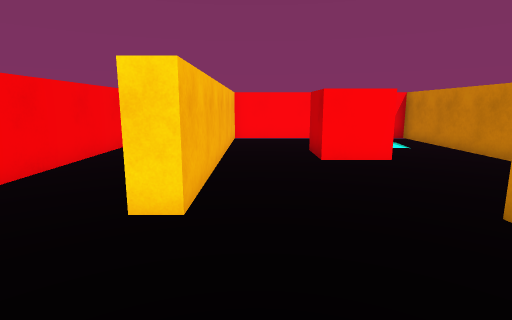
view 1 (above)

24 first-person views from a walk through a Unity game level. The camera is 1.5 m above the floor, tilts 10° down and sees 80° across. The floor is counted in squares, 1 m on a side. Each view is taken from the middle of a square. On the plan, view 1 faces up. The plan holds only what a view shows up to about 15 squares ahead; the rest is blank. The player character is not drawn.

view 2
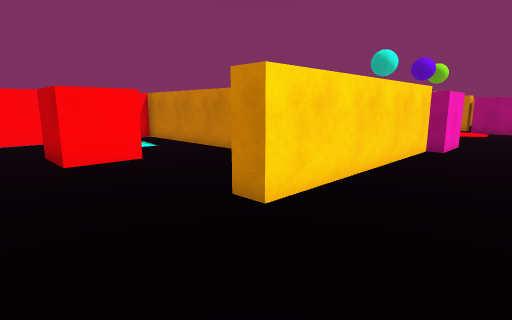

view 3
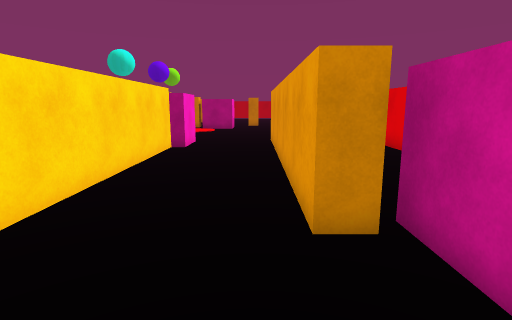

view 4
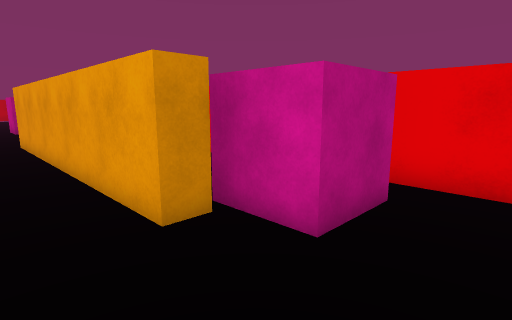

view 5
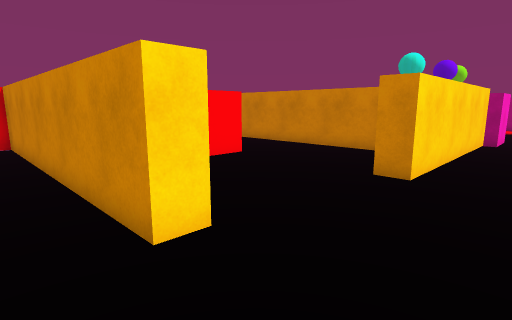

view 6
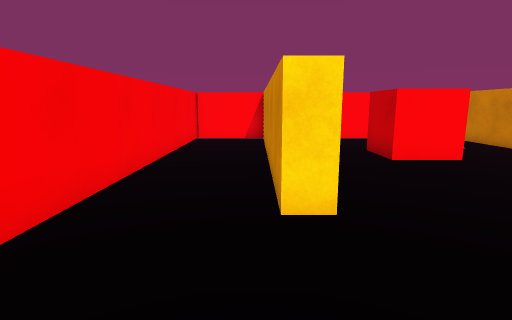

view 7
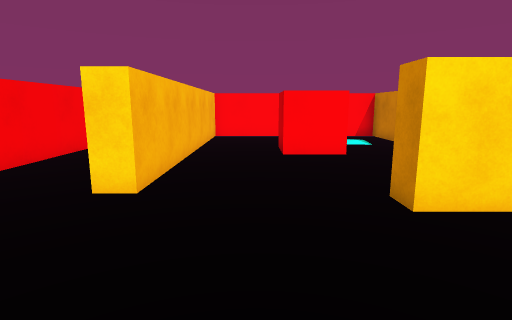

view 8
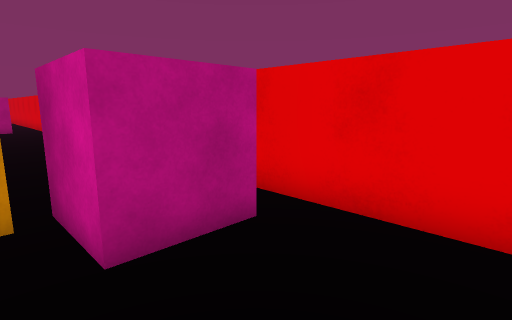

view 9
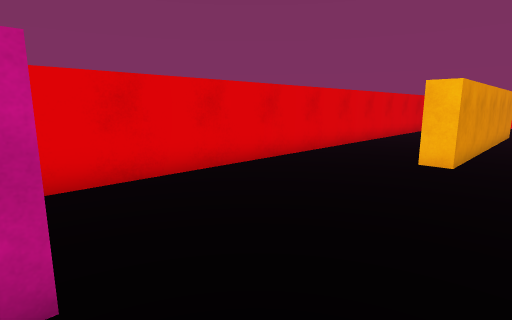

view 10
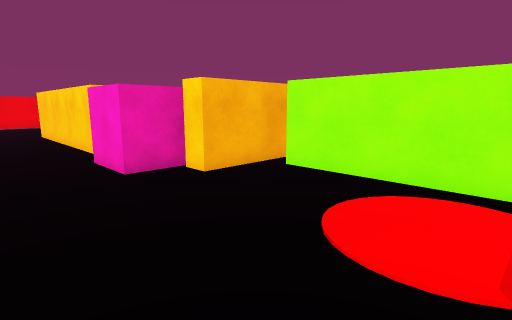

view 11
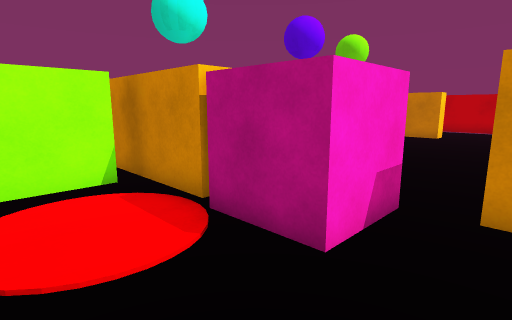

view 12
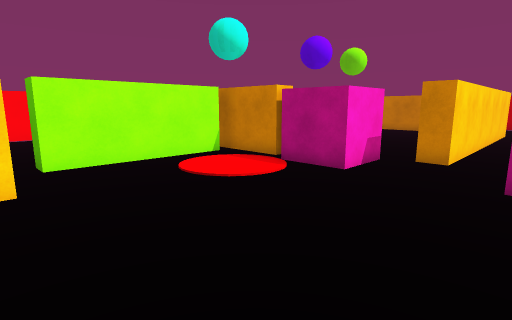

view 13
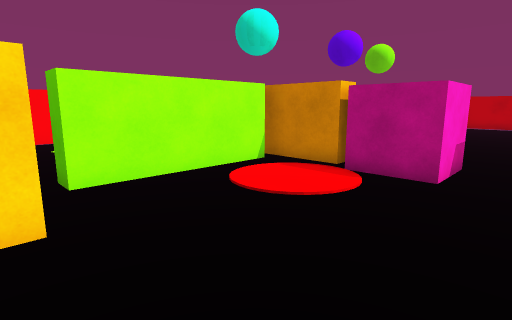

view 14
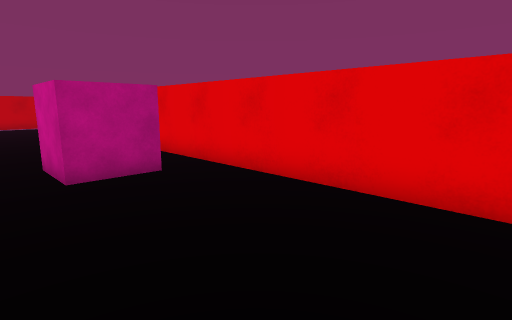

view 15
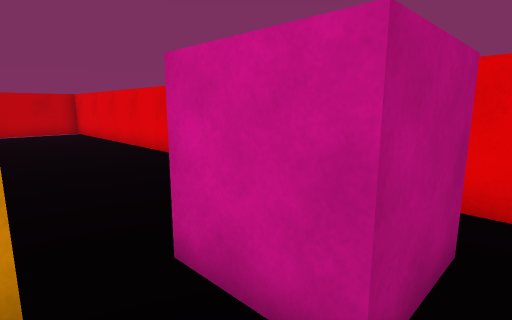

view 16
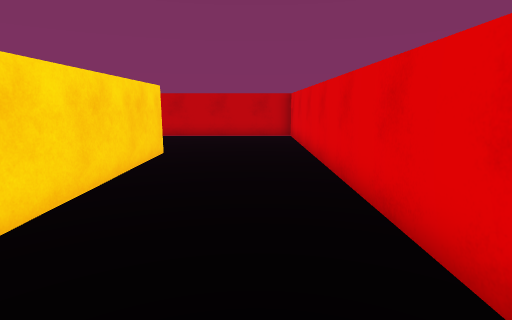

view 17
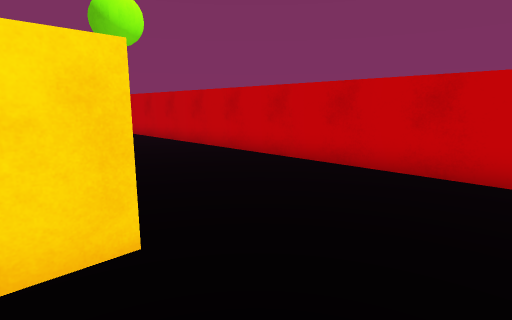

view 18
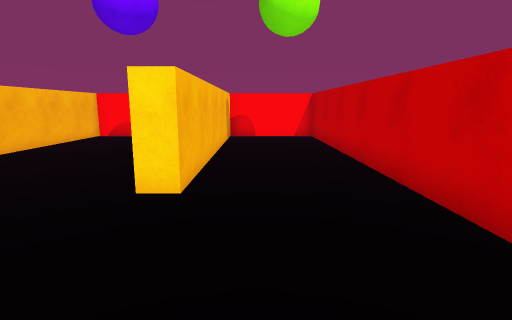

view 19
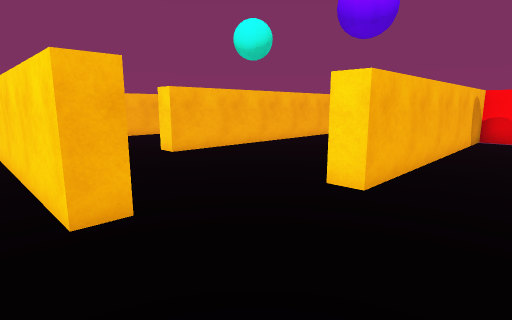

view 20
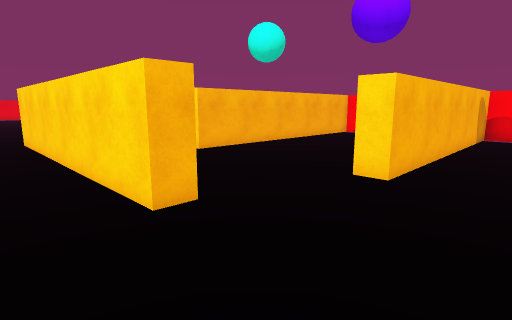

view 21
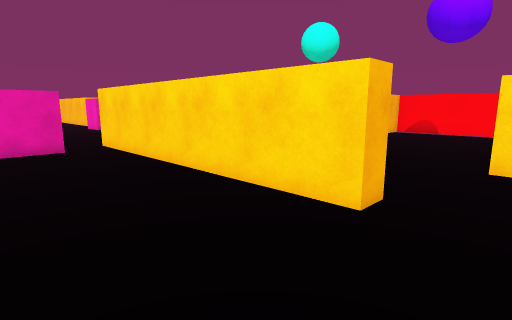

view 22
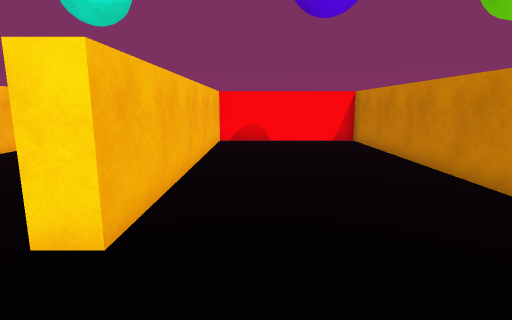

view 23
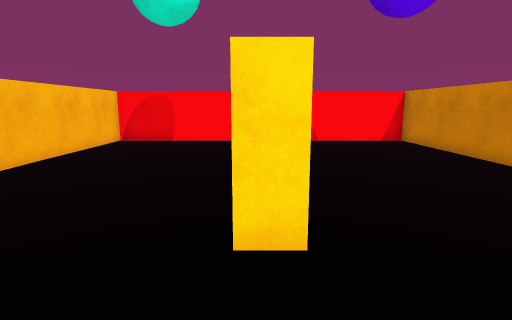

view 24
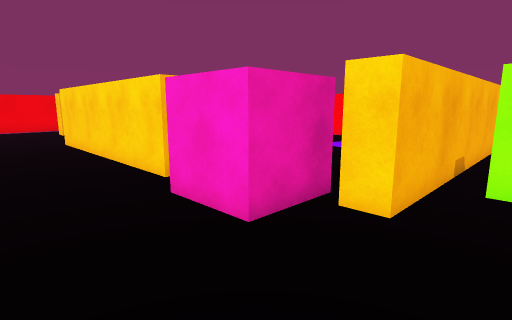

### Floor plan
Points are (right, up) in squares from view 1. A wall is a line through its corners. A room is listed if a view was taken in it or the views show most of it. See-through windows are left out.
Room 1 (views 1, 2, 3, 4, 5, 6, 7, 8, 9, 10, 11, 12, 13, 14, 15, 24)
walls: (10.5, 2.9) (3.2, 2.9) (3.2, 3.8); (6.6, 5.1) (6.6, 8.6); (3.2, -1.4) (3.2, -0.6) (13.1, -0.6) (13.1, -1.4); (5, -4.7) (23, -4.7); (1.8, -3.9) (1.8, -1.9) (3.9, -1.9); (13.2, 4.8) (13.2, 2.6) (11.2, 2.6); (3.9, 8.5) (1.8, 8.5); (14.6, 6) (14.6, 3.8) (13.8, 3.8); (-0.9, -4.7) (2.8, -4.7); (-0.9, 8.5) (-0.9, 3.8) (-1.7, 3.8) (-1.7, 13.6) (-4.6, 13.6); (20.6, 3.8) (20.6, 7.2); (20.1, 5.8) (15.3, 5.8); (20.6, -3.5) (20.6, -1.4) (22.6, -1.4); (22.3, -0.2) (22.3, 0.6); (22.6, 1.6) (20.6, 1.6) (20.6, 3.6); (-4.6, 14) (-4.6, 2.9)
ways out: gap at (20, 6)
Room 2 (views 16, 17, 18, 19, 20, 21, 22, 23)
walls: (32.2, 0.6) (32.2, -0.2) (22.3, -0.2); (21.4, 6) (21.4, 4.9); (22.6, -1.4) (22.6, -3.1); (24.8, -4.7) (37.7, -4.7) (37.7, 13.6) (33.8, 13.6) (33.8, 3.8) (33, 3.8) (33, 13.6) (27.5, 13.6) (27.5, 3.8) (26.8, 3.8); (26, 13.6) (21.4, 13.6) (21.4, 7.5)

Where each view was taken, in squares from view 1:
view 1: 0 up, 0 right, facing up
view 2: 0 up, 0 right, facing up-right
view 3: 0 up, 0 right, facing right
view 4: 1 up, 0 right, facing down-right
view 5: 1 up, 3 left, facing up-right
view 6: 0 up, 2 left, facing up
view 7: 1 down, 1 right, facing up
view 8: 1 down, 1 left, facing down-right
view 9: 1 up, 21 right, facing down-left
view 10: 0 up, 20 right, facing up-left
view 11: 0 up, 18 right, facing up-right
view 12: 2 down, 14 right, facing up-right
view 13: 0 up, 14 right, facing up-right
view 14: 0 up, 14 right, facing down-right
view 15: 0 up, 20 right, facing down-right
view 16: 3 down, 23 right, facing right
view 17: 3 down, 31 right, facing up-right
view 18: 1 down, 35 right, facing up
view 19: 1 down, 36 right, facing up-left
view 20: 2 down, 36 right, facing up-left
view 21: 4 down, 34 right, facing up-left
view 22: 1 up, 29 right, facing up
view 23: 1 up, 27 right, facing up
view 24: 0 up, 16 right, facing up-left
